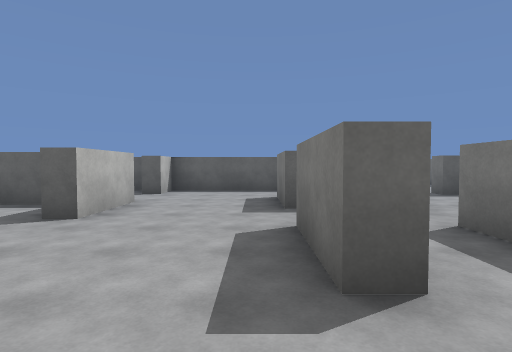
[1] (above)

24 first-person views from a walk through a 3-D level made in the Unity game engine. The camera is 1.5 m above the floor, tilts 2° down and sees 80° across. The floor is counted in squares, 2 m on a side. Each view is taken from the middle of a square. On the plan, view 1 faces up. The plan holds only what a view shows up to about 10 squares ahead; the rest is blank. The place goes on beyond the plan. Surface patterns are stand-ins for the level's own textures.

[2]
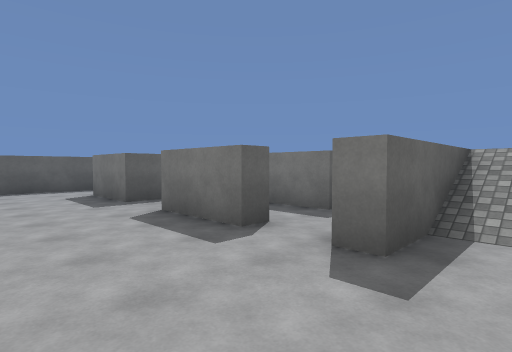

[3]
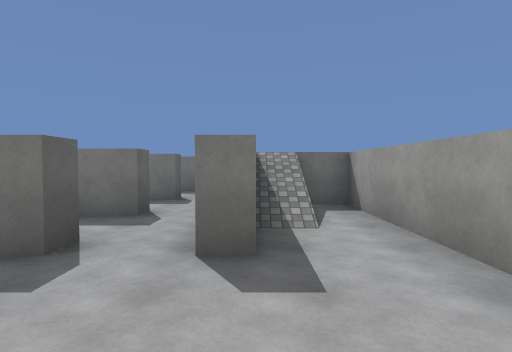

[4]
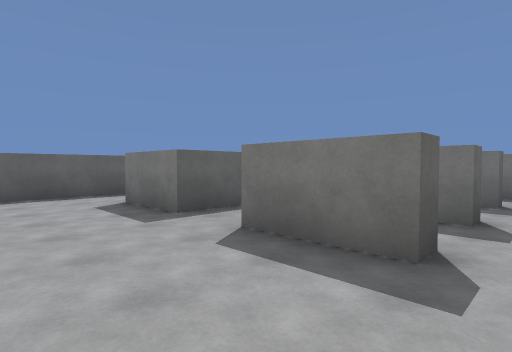

[5]
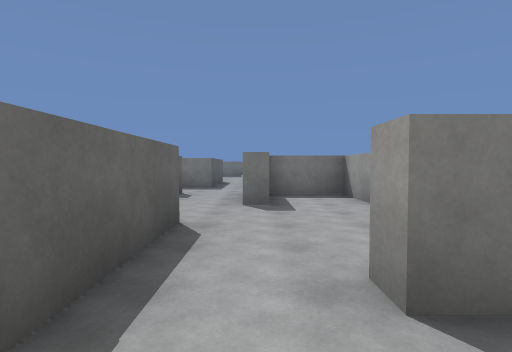

[6]
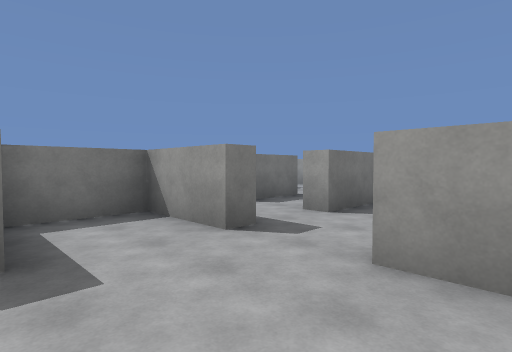

[7]
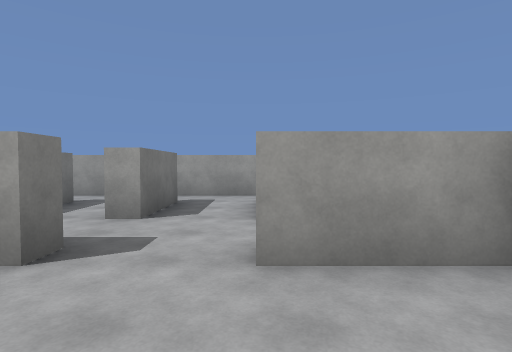

[8]
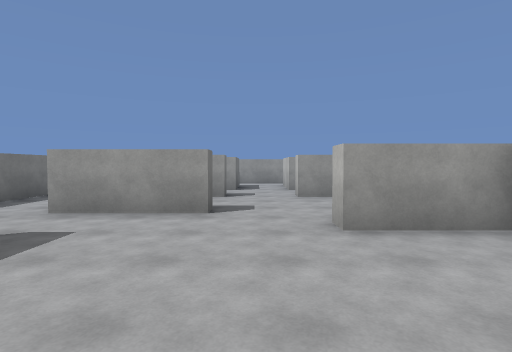

[9]
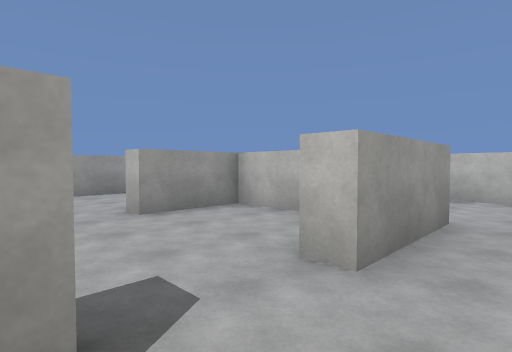

[10]
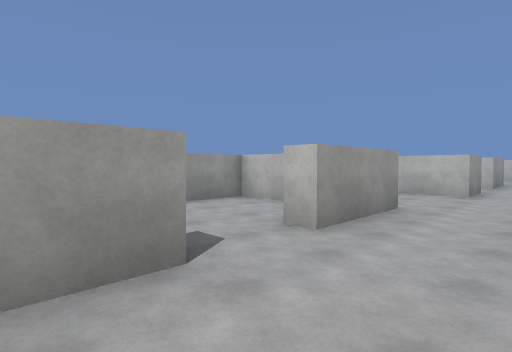

[11]
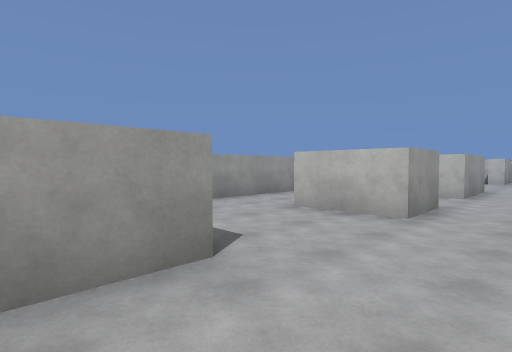

[12]
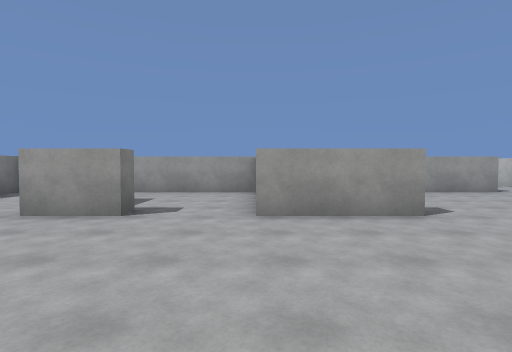

[13]
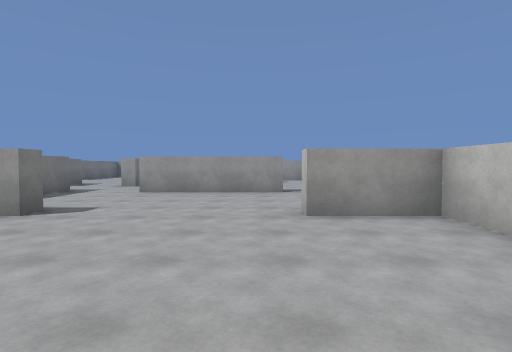

[14]
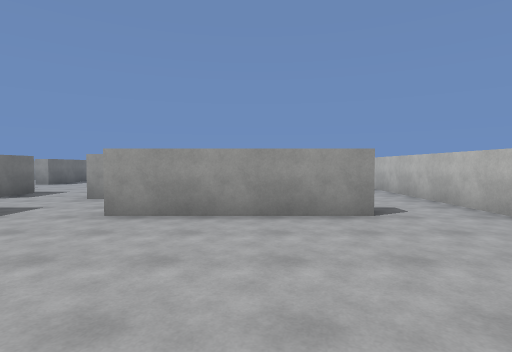

[15]
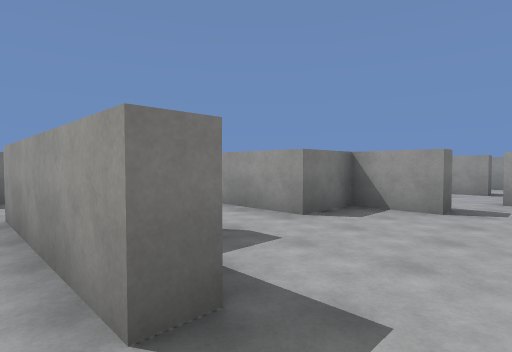

[16]
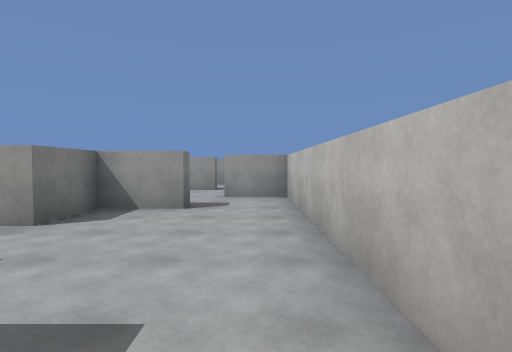

[17]
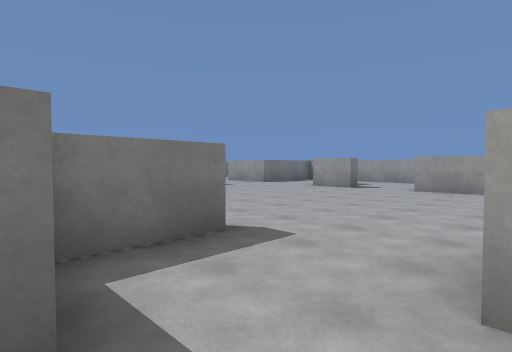

[18]
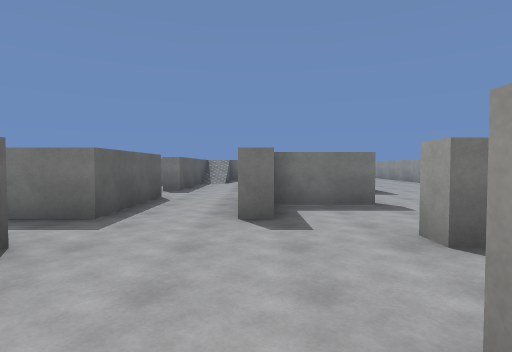

[19]
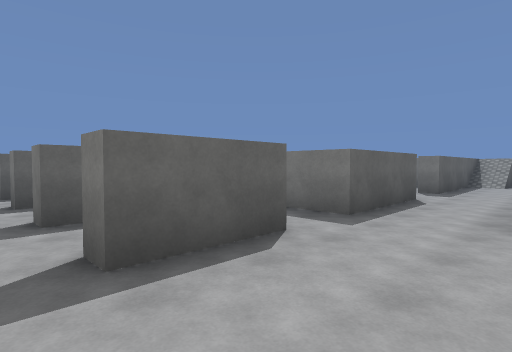

[20]
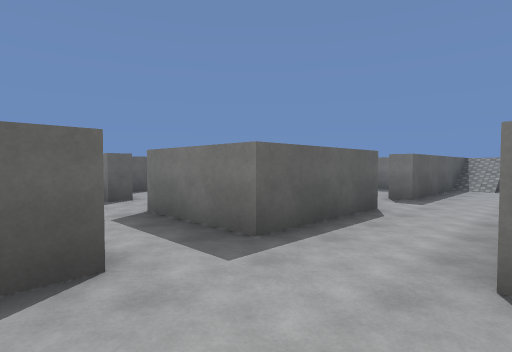

[21]
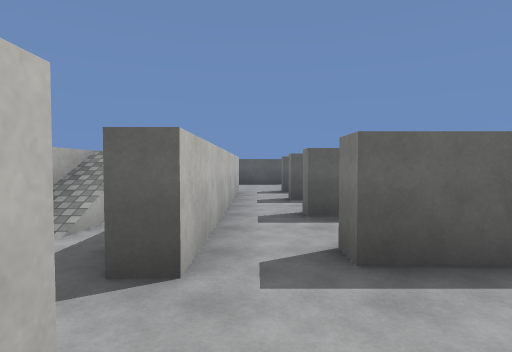

[22]
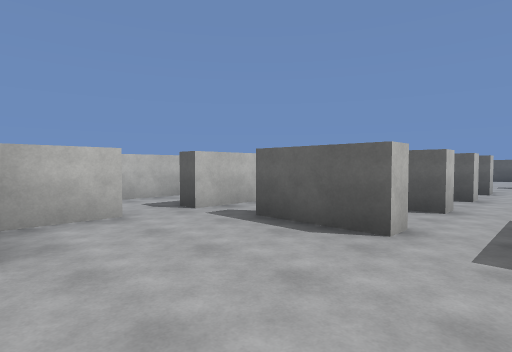

[23]
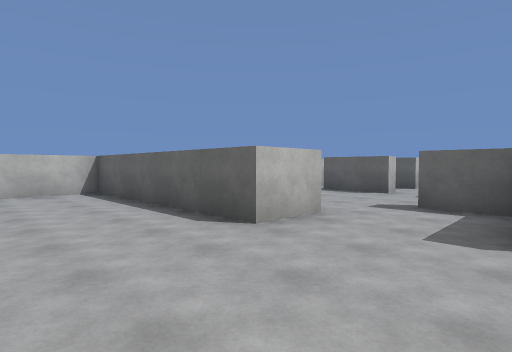

[24]
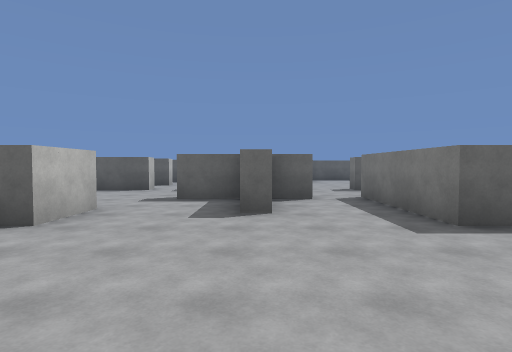

### Floor plan
Key: @ floor where view 1 was taken; # wall or solid block; x gap in a wall; . main floor; : floor 0.5 m higher than the main floor; + floor 1.5 m higher than the main floor; * floor 1.75 m higher than the main floor; % floor 2 m higher than the main floor; / step, stairs or slope; B block.
Columns run from 15 left of view 1 to 9 right of it. Each row starts with its distance up from view 1.
 32    .##.  #
 31    .... ..
 30    .##.#.
 29    ......
 28 %* .##..
 27 %/ ....#
 26 ///....# ##.#.
 25 %...##.###......:+
 24  .................
 23   #.....###.#
 22   ###....#..
 21      .B..#..
 20  %%%%%%.....%
 19 %.............
 18 %.............
 17   ............
 16  .............
 15 %.....................
 14 %.....................
 13   #....###.B#...###.#.
 12   ......  ..#...#....
 11  ........ ......#.....
 10 %........#......#.....%..
  9 %..####..##########......
  8 %...   ...  B.......###.
  7 %..... B..B ....#.....#.#
  6 %...### ..###...#....## #
  5 %...#    ...#...###.##
  4 %..##     ............
  3 %.#         ....#.#.#.#
  2   ..         ...#.#.#.#
  1   .#         ..........
  0              ..@#%%%  #
 -1              ......%x
 -2                %%%%%

Positions as (right, up) in squares from view 1, and headings:
1: (0, 0), facing up
2: (-2, -1), facing up-right
3: (-2, 0), facing right
4: (-2, 1), facing up-right
5: (-1, 8), facing right
6: (2, 8), facing down-right
7: (3, 8), facing down
8: (4, 13), facing down
9: (5, 14), facing down-left
10: (6, 15), facing down-left
11: (2, 15), facing down-left
12: (-6, 18), facing down
13: (-12, 18), facing down
14: (-11, 14), facing down
15: (-14, 10), facing down-right
16: (-14, 10), facing down
17: (-9, 23), facing down-right
18: (-12, 23), facing right
19: (-12, 23), facing up-right
20: (-10, 23), facing up-right
21: (-12, 23), facing up
22: (-8, 22), facing up-left
23: (-6, 17), facing up-left
24: (-6, 16), facing up
